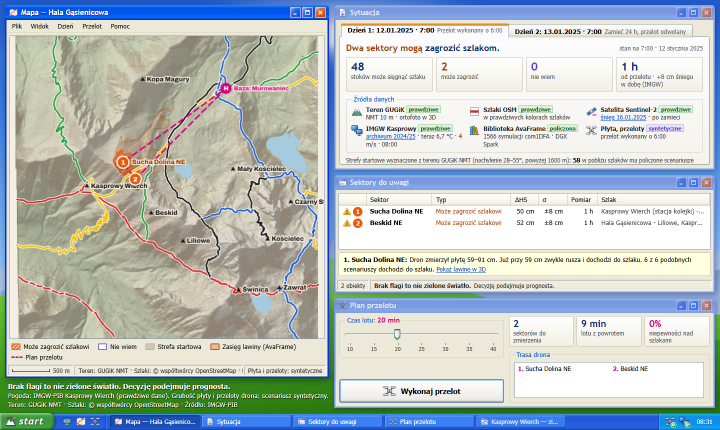
#> input picture docs/img/krok1_mapa.png, 1440 x 860 px (shown at 1/2 size)
$ python build_v2.py
#> lines starting #> are read from the running program, lines starting #| are printed output that depends on the picture
"""Deck v2 (deck/storyboard.md): crops of the app screenshots, slide-3 tiles and the five
calibration panels with the leave-one-out run drawn in hazard orange (no in-sample best-fit blob),
so the slide-7 caption "pomarańcz: obliczenie" refers to the run behind the 92 m median."""
import inspect
import sys
from pathlib import Path
import numpy as np
from PIL import Image

ROOT = Path(__file__).resolve().parents[2]
OUT = ROOT / "deck" / "img"
OUT.mkdir(parents=True, exist_ok=True)


def save(name, src, box=None, width=None, q=90):
#> called with name = 'v2_s1.jpg', src = 'docs/img/krok1_mapa.png', box = (0, 76, 1440, 651), q = 92
    im = Image.open(ROOT / src).convert("RGB")
#> im is the input picture: PIL image 1440x860 RGB; mean R, G, B 183.6, 192.8, 192.1
    if box:
        im = im.crop(box)
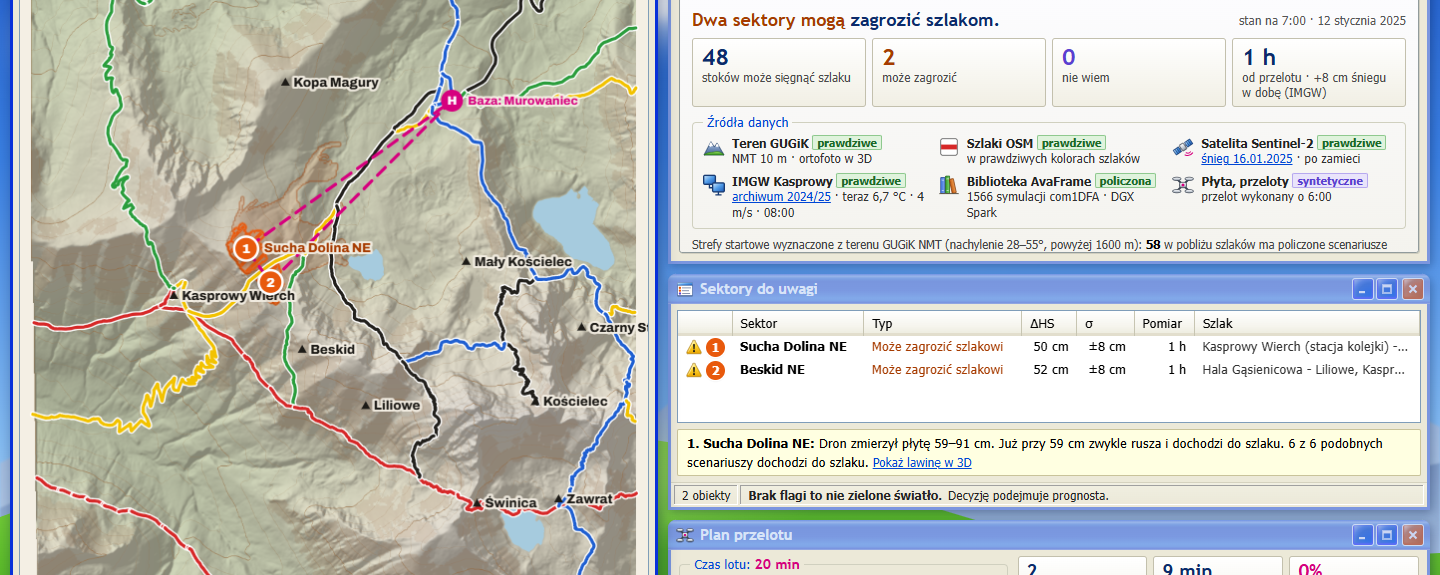
#> im: PIL image 1440x575 RGB; mean R, G, B 196.4, 198.5, 194
    if width and width != im.width:
        im = im.resize((width, round(im.height * width / im.width)), Image.LANCZOS)
    im.save(OUT / name, "JPEG", quality=q, optimize=True, progressive=True)
    print(name, im.size, (OUT / name).stat().st_size // 1024, "KB")
#| v2_s1.jpg (1440, 575) 235 KB


# big screenshots (source 1440 x 860), full width, cut vertically
save("v2_s1.jpg", "docs/img/krok1_mapa.png", (0, 76, 1440, 651), q=92)
save("v2_s4.jpg", "docs/img/krok2_stok.png", (0, 0, 1440, 600), q=92)
#> call 2 of save, with name = 'v2_s4.jpg', src = 'docs/img/krok2_stok.png', box = (0, 0, 1440, 600), q = 92
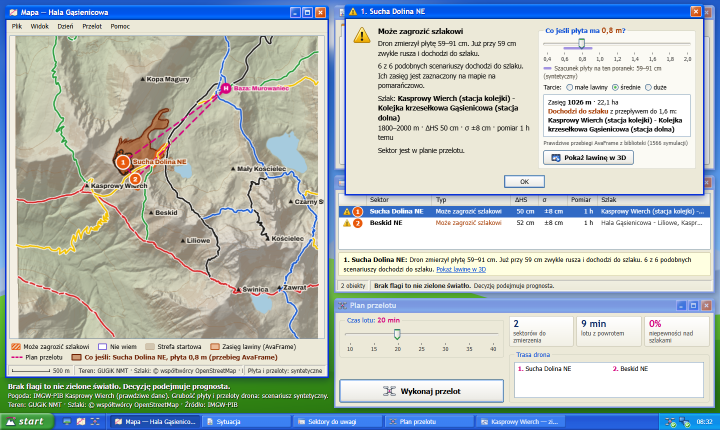
#> input picture docs/img/krok2_stok.png, 1440 x 860 px (shown at 1/2 size)
#> in save, im is the input picture: PIL image 1440x860 RGB; mean R, G, B 180, 189.4, 188
#> in save (call 2), `im = im.crop(box)`:
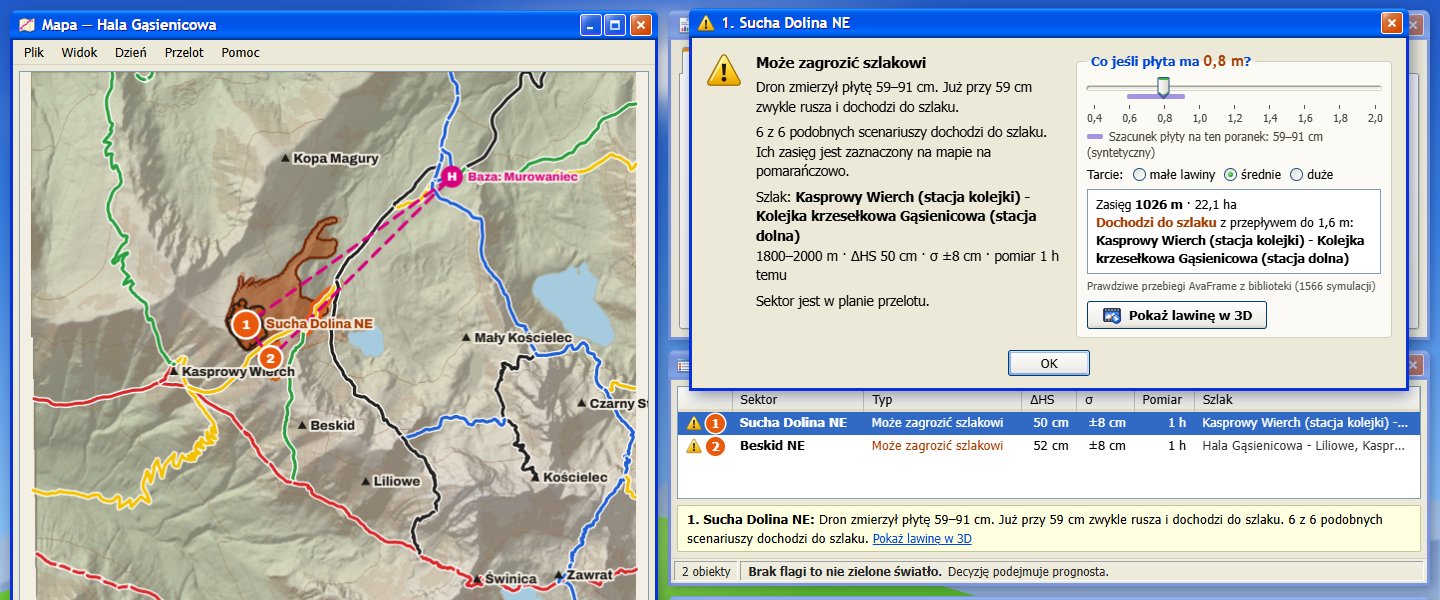
#> im: PIL image 1440x600 RGB; mean R, G, B 186.3, 191.5, 191.3
#| v2_s4.jpg (1440, 600) 245 KB
save("v2_s5.jpg", "docs/img/dzien2_mgla.png", (0, 76, 1440, 676), q=92)
#> (the run stopped early here; a loop or call above may not have finished)
